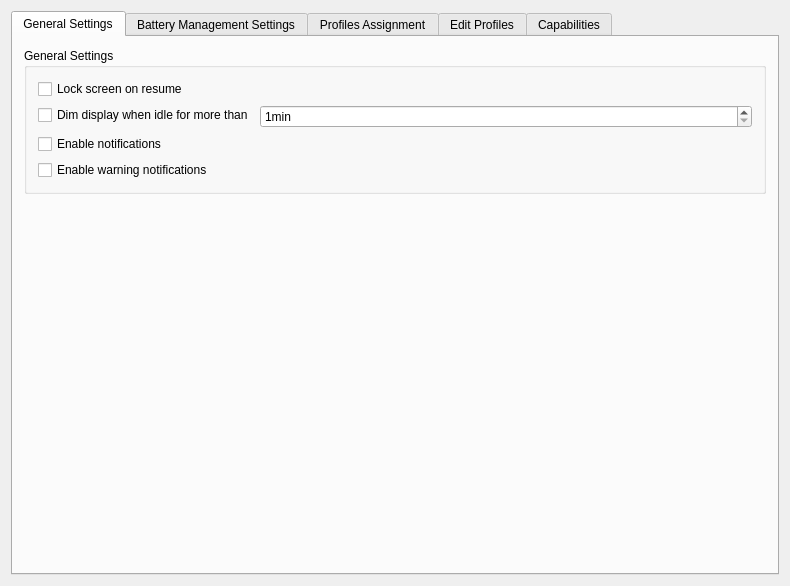
<ui version="4.0" >
 <class>powerDevilConfig</class>
 <widget class="QWidget" name="powerDevilConfig" >
  <property name="geometry" >
   <rect>
    <x>0</x>
    <y>0</y>
    <width>790</width>
    <height>586</height>
   </rect>
  </property>
  <property name="mouseTracking" >
   <bool>true</bool>
  </property>
  <property name="windowTitle" >
   <string>PowerDevil Configuration</string>
  </property>
  <layout class="QVBoxLayout" name="verticalLayout" >
   <item>
    <widget class="KTabWidget" name="ktabwidget" >
     <property name="currentIndex" >
      <number>0</number>
     </property>
     <widget class="QWidget" name="tab_5" >
      <attribute name="title" >
       <string>General Settings</string>
      </attribute>
      <layout class="QVBoxLayout" name="verticalLayout_8" >
       <item>
        <widget class="QGroupBox" name="GeneralSettingsBox" >
         <property name="title" >
          <string>General Settings</string>
         </property>
         <layout class="QFormLayout" name="formLayout_6" >
          <item row="0" column="0" >
           <widget class="QCheckBox" name="lockScreenOnResume" >
            <property name="toolTip" >
             <string>You will be asked for password when resuming from sleep state</string>
            </property>
            <property name="whatsThis" >
             <string/>
            </property>
            <property name="text" >
             <string>Lock screen on resume</string>
            </property>
           </widget>
          </item>
          <item row="1" column="0" >
           <widget class="QCheckBox" name="dimDisplayOnIdle" >
            <property name="toolTip" >
             <string>Automatically dim the display when the system is idle.</string>
            </property>
            <property name="text" >
             <string>Dim display when idle for more than</string>
            </property>
           </widget>
          </item>
          <item row="2" column="0" >
           <widget class="QCheckBox" name="notificationsBox" >
            <property name="text" >
             <string>Enable notifications</string>
            </property>
           </widget>
          </item>
          <item row="3" column="0" >
           <widget class="QCheckBox" name="warningNotificationsBox" >
            <property name="text" >
             <string>Enable warning notifications</string>
            </property>
           </widget>
          </item>
          <item row="1" column="1" >
           <widget class="KIntSpinBox" name="dimOnIdleTime" >
            <property name="minimumSize" >
             <size>
              <width>150</width>
              <height>0</height>
             </size>
            </property>
            <property name="suffix" >
             <string comment="Minutes" >min</string>
            </property>
            <property name="minimum" >
             <number>1</number>
            </property>
            <property name="maximum" >
             <number>280</number>
            </property>
           </widget>
          </item>
         </layout>
        </widget>
       </item>
       <item>
        <spacer name="verticalSpacer_4" >
         <property name="orientation" >
          <enum>Qt::Vertical</enum>
         </property>
         <property name="sizeHint" stdset="0" >
          <size>
           <width>20</width>
           <height>235</height>
          </size>
         </property>
        </spacer>
       </item>
      </layout>
     </widget>
     <widget class="QWidget" name="tab_6" >
      <attribute name="title" >
       <string>Battery Management Settings</string>
      </attribute>
      <layout class="QVBoxLayout" name="verticalLayout_9" >
       <item>
        <widget class="QGroupBox" name="groupBox" >
         <property name="title" >
          <string>Battery Levels</string>
         </property>
         <layout class="QFormLayout" name="formLayout_2" >
          <property name="fieldGrowthPolicy" >
           <enum>QFormLayout::AllNonFixedFieldsGrow</enum>
          </property>
          <item row="0" column="0" >
           <widget class="QLabel" name="label_3" >
            <property name="text" >
             <string>Battery is at low level at</string>
            </property>
           </widget>
          </item>
          <item row="0" column="1" >
           <widget class="KIntSpinBox" name="lowSpin" >
            <property name="suffix" >
             <string>%</string>
            </property>
            <property name="maximum" >
             <number>100</number>
            </property>
           </widget>
          </item>
          <item row="1" column="0" >
           <widget class="QLabel" name="label_4" >
            <property name="text" >
             <string>Battery is at warning level at</string>
            </property>
           </widget>
          </item>
          <item row="1" column="1" >
           <widget class="KIntSpinBox" name="warningSpin" >
            <property name="suffix" >
             <string>%</string>
            </property>
            <property name="maximum" >
             <number>100</number>
            </property>
           </widget>
          </item>
          <item row="2" column="0" >
           <widget class="QLabel" name="label_5" >
            <property name="text" >
             <string>Battery is at critical level at</string>
            </property>
           </widget>
          </item>
          <item row="2" column="1" >
           <widget class="KIntSpinBox" name="criticalSpin" >
            <property name="suffix" >
             <string>%</string>
            </property>
            <property name="maximum" >
             <number>100</number>
            </property>
           </widget>
          </item>
         </layout>
        </widget>
       </item>
       <item>
        <widget class="QGroupBox" name="groupBox_3" >
         <property name="title" >
          <string>Battery Actions</string>
         </property>
         <layout class="QFormLayout" name="formLayout_3" >
          <item row="0" column="0" >
           <widget class="QLabel" name="BatteryCriticalLabel" >
            <property name="text" >
             <string>When battery remaining is critical</string>
            </property>
            <property name="wordWrap" >
             <bool>false</bool>
            </property>
            <property name="buddy" >
             <cstring>BatteryCriticalCombo</cstring>
            </property>
           </widget>
          </item>
          <item row="0" column="1" >
           <widget class="KComboBox" name="BatteryCriticalCombo" />
          </item>
         </layout>
        </widget>
       </item>
       <item>
        <spacer name="verticalSpacer_5" >
         <property name="orientation" >
          <enum>Qt::Vertical</enum>
         </property>
         <property name="sizeHint" stdset="0" >
          <size>
           <width>20</width>
           <height>188</height>
          </size>
         </property>
        </spacer>
       </item>
      </layout>
     </widget>
     <widget class="QWidget" name="tab_7" >
      <attribute name="title" >
       <string>Profiles Assignment</string>
      </attribute>
      <layout class="QVBoxLayout" name="verticalLayout_10" >
       <item>
        <widget class="QGroupBox" name="groupBox_4" >
         <property name="title" >
          <string>Profiles</string>
         </property>
         <layout class="QFormLayout" name="formLayout_4" >
          <item row="0" column="0" >
           <widget class="QLabel" name="label" >
            <property name="text" >
             <string>When AC Adaptor is plugged in</string>
            </property>
           </widget>
          </item>
          <item row="0" column="1" >
           <widget class="KComboBox" name="acProfile" />
          </item>
          <item row="1" column="0" >
           <widget class="QLabel" name="label_2" >
            <property name="text" >
             <string>When on battery Power</string>
            </property>
           </widget>
          </item>
          <item row="1" column="1" >
           <widget class="KComboBox" name="batteryProfile" />
          </item>
          <item row="2" column="0" >
           <widget class="QLabel" name="label_8" >
            <property name="text" >
             <string>When battery is at low level</string>
            </property>
           </widget>
          </item>
          <item row="2" column="1" >
           <widget class="KComboBox" name="lowProfile" />
          </item>
          <item row="3" column="0" >
           <widget class="QLabel" name="label_9" >
            <property name="text" >
             <string>When battery is at warning level</string>
            </property>
           </widget>
          </item>
          <item row="3" column="1" >
           <widget class="KComboBox" name="warningProfile" />
          </item>
         </layout>
        </widget>
       </item>
       <item>
        <spacer name="verticalSpacer_2" >
         <property name="orientation" >
          <enum>Qt::Vertical</enum>
         </property>
         <property name="sizeHint" stdset="0" >
          <size>
           <width>20</width>
           <height>236</height>
          </size>
         </property>
        </spacer>
       </item>
      </layout>
     </widget>
     <widget class="QWidget" name="tab_8" >
      <attribute name="title" >
       <string>Edit Profiles</string>
      </attribute>
      <layout class="QVBoxLayout" name="verticalLayout_4" >
       <item>
        <widget class="QGroupBox" name="groupBox_6" >
         <property name="title" >
          <string>Profile Management</string>
         </property>
         <layout class="QVBoxLayout" name="verticalLayout_3" >
          <item>
           <layout class="QHBoxLayout" name="horizontalLayout_6" >
            <item>
             <layout class="QVBoxLayout" name="verticalLayout_5" >
              <item>
               <widget class="KListWidget" name="profilesList" >
                <property name="maximumSize" >
                 <size>
                  <width>370</width>
                  <height>16777215</height>
                 </size>
                </property>
               </widget>
              </item>
              <item>
               <layout class="QVBoxLayout" name="verticalLayout_6" >
                <item>
                 <layout class="QHBoxLayout" name="horizontalLayout" >
                  <item>
                   <widget class="KPushButton" name="deleteProfile" >
                    <property name="text" >
                     <string>Delete Profile</string>
                    </property>
                   </widget>
                  </item>
                  <item>
                   <widget class="KPushButton" name="newProfile" >
                    <property name="text" >
                     <string>New Profile</string>
                    </property>
                   </widget>
                  </item>
                 </layout>
                </item>
                <item>
                 <widget class="Line" name="line_6" >
                  <property name="orientation" >
                   <enum>Qt::Horizontal</enum>
                  </property>
                 </widget>
                </item>
                <item>
                 <layout class="QHBoxLayout" name="horizontalLayout_2" >
                  <item>
                   <widget class="KPushButton" name="importButton" >
                    <property name="toolTip" >
                     <string/>
                    </property>
                    <property name="whatsThis" >
                     <string>Import profiles from a file</string>
                    </property>
                    <property name="text" >
                     <string>Import Profiles</string>
                    </property>
                   </widget>
                  </item>
                  <item>
                   <spacer name="horizontalSpacer" >
                    <property name="orientation" >
                     <enum>Qt::Horizontal</enum>
                    </property>
                    <property name="sizeHint" stdset="0" >
                     <size>
                      <width>40</width>
                      <height>20</height>
                     </size>
                    </property>
                   </spacer>
                  </item>
                  <item>
                   <widget class="KPushButton" name="exportButton" >
                    <property name="toolTip" >
                     <string/>
                    </property>
                    <property name="whatsThis" >
                     <string>Export your profiles to a file</string>
                    </property>
                    <property name="text" >
                     <string>Export Profiles</string>
                    </property>
                   </widget>
                  </item>
                 </layout>
                </item>
               </layout>
              </item>
             </layout>
            </item>
            <item>
             <layout class="QVBoxLayout" name="verticalLayout_2" >
              <item>
               <widget class="QGroupBox" name="groupBox_2" >
                <property name="title" >
                 <string>Basic options</string>
                </property>
                <layout class="QFormLayout" name="formLayout" >
                 <item row="0" column="0" >
                  <widget class="QLabel" name="PoweredBrightnessLabel_2" >
                   <property name="toolTip" >
                    <string>With this slider you can set the brightness when the system is plugged into the socket outlet</string>
                   </property>
                   <property name="text" >
                    <string>Brightness</string>
                   </property>
                   <property name="wordWrap" >
                    <bool>false</bool>
                   </property>
                  </widget>
                 </item>
                 <item row="0" column="1" >
                  <widget class="QSlider" name="brightnessSlider" >
                   <property name="mouseTracking" >
                    <bool>true</bool>
                   </property>
                   <property name="acceptDrops" >
                    <bool>true</bool>
                   </property>
                   <property name="whatsThis" >
                    <string/>
                   </property>
                   <property name="maximum" >
                    <number>100</number>
                   </property>
                   <property name="singleStep" >
                    <number>1</number>
                   </property>
                   <property name="pageStep" >
                    <number>1</number>
                   </property>
                   <property name="orientation" >
                    <enum>Qt::Horizontal</enum>
                   </property>
                   <property name="tickInterval" >
                    <number>0</number>
                   </property>
                  </widget>
                 </item>
                 <item row="1" column="0" >
                  <widget class="QCheckBox" name="offDisplayWhenIdle" >
                   <property name="toolTip" >
                    <string>Automatically turn off the display if idle for more than the set value.</string>
                   </property>
                   <property name="text" >
                    <string>Turn off display if idle for more than</string>
                   </property>
                  </widget>
                 </item>
                 <item row="1" column="1" >
                  <widget class="QSpinBox" name="displayIdleTime" >
                   <property name="toolTip" >
                    <string>Idle time after which the monitor should turn off</string>
                   </property>
                   <property name="suffix" >
                    <string> min</string>
                   </property>
                   <property name="minimum" >
                    <number>1</number>
                   </property>
                   <property name="maximum" >
                    <number>280</number>
                   </property>
                  </widget>
                 </item>
                 <item row="2" column="0" >
                  <widget class="QLabel" name="PoweredIdleLabel_2" >
                   <property name="toolTip" >
                    <string/>
                   </property>
                   <property name="whatsThis" >
                    <string>To prevent data loss or other damage, you can have the system suspend or hibernate, so you do not run accidentally out of battery power. Configure the number of minutes below which the machine will run the configured action.</string>
                   </property>
                   <property name="text" >
                    <string>When the system is idle for more than</string>
                   </property>
                   <property name="wordWrap" >
                    <bool>false</bool>
                   </property>
                   <property name="buddy" >
                    <cstring>idleTime</cstring>
                   </property>
                  </widget>
                 </item>
                 <item row="2" column="1" >
                  <layout class="QHBoxLayout" name="horizontalLayout_4" >
                   <item>
                    <widget class="QSpinBox" name="idleTime" >
                     <property name="whatsThis" >
                      <string>To prevent data loss or other damage, you can have the system suspend or hibernate, so you do not run accidentally out of battery power. Configure the number of minutes below which the machine will run the configured action.</string>
                     </property>
                     <property name="suffix" >
                      <string> min</string>
                     </property>
                     <property name="prefix" >
                      <string/>
                     </property>
                     <property name="minimum" >
                      <number>1</number>
                     </property>
                     <property name="maximum" >
                      <number>280</number>
                     </property>
                    </widget>
                   </item>
                   <item>
                    <widget class="KComboBox" name="idleCombo" >
                     <property name="whatsThis" >
                      <string>To prevent data loss or other damage, you can have the system suspend or hibernate, so you do not run accidentally out of battery power. Configure the number of minutes below which the machine will run the configured action.</string>
                     </property>
                    </widget>
                   </item>
                  </layout>
                 </item>
                 <item row="3" column="0" >
                  <widget class="QLabel" name="label_7" >
                   <property name="toolTip" >
                    <string/>
                   </property>
                   <property name="text" >
                    <string>When Laptop Lid Closed</string>
                   </property>
                  </widget>
                 </item>
                 <item row="3" column="1" >
                  <widget class="KComboBox" name="laptopClosedCombo" >
                   <property name="whatsThis" >
                    <string>This action will be performed when the laptop lid gets closed</string>
                   </property>
                  </widget>
                 </item>
                </layout>
               </widget>
              </item>
              <item>
               <widget class="QGroupBox" name="groupBox_7" >
                <property name="title" >
                 <string>Advanced Options</string>
                </property>
                <layout class="QFormLayout" name="formLayout_5" >
                 <item row="0" column="0" >
                  <widget class="QLabel" name="label_12" >
                   <property name="text" >
                    <string>Turn off the following CPU(s)</string>
                   </property>
                  </widget>
                 </item>
                 <item row="1" column="0" >
                  <layout class="QHBoxLayout" name="CPUListLayout" />
                 </item>
                 <item row="2" column="0" >
                  <widget class="Line" name="line" >
                   <property name="orientation" >
                    <enum>Qt::Horizontal</enum>
                   </property>
                  </widget>
                 </item>
                 <item row="4" column="0" >
                  <widget class="QLabel" name="PoweredFreqLabel_2" >
                   <property name="toolTip" >
                    <string/>
                   </property>
                   <property name="whatsThis" >
                    <string>CPU Behaviour strongly impacts on your system performance and on your battery's life. Here you can choose the policy best suitable for this profile</string>
                   </property>
                   <property name="text" >
                    <string>CPU frequency scaling policy</string>
                   </property>
                   <property name="wordWrap" >
                    <bool>false</bool>
                   </property>
                   <property name="buddy" >
                    <cstring>freqCombo</cstring>
                   </property>
                  </widget>
                 </item>
                 <item row="4" column="1" >
                  <widget class="KComboBox" name="freqCombo" >
                   <property name="whatsThis" >
                    <string>CPU Behaviour strongly impacts on your system performance and on your battery's life. Here you can choose the policy best suitable for this profile</string>
                   </property>
                  </widget>
                 </item>
                 <item row="5" column="0" >
                  <widget class="QLabel" name="label_19" >
                   <property name="text" >
                    <string>System powersaving scheme</string>
                   </property>
                  </widget>
                 </item>
                 <item row="5" column="1" >
                  <widget class="KComboBox" name="schemeCombo" />
                 </item>
                 <item row="3" column="0" >
                  <widget class="Line" name="line_4" >
                   <property name="orientation" >
                    <enum>Qt::Horizontal</enum>
                   </property>
                  </widget>
                 </item>
                 <item row="3" column="1" >
                  <widget class="Line" name="line_5" >
                   <property name="orientation" >
                    <enum>Qt::Horizontal</enum>
                   </property>
                  </widget>
                 </item>
                </layout>
               </widget>
              </item>
              <item>
               <layout class="QHBoxLayout" name="horizontalLayout_5" >
                <item>
                 <spacer name="horizontalSpacer" >
                  <property name="orientation" >
                   <enum>Qt::Horizontal</enum>
                  </property>
                  <property name="sizeHint" stdset="0" >
                   <size>
                    <width>40</width>
                    <height>20</height>
                   </size>
                  </property>
                 </spacer>
                </item>
                <item>
                 <widget class="KPushButton" name="resetCurrentProfileButton" >
                  <property name="toolTip" >
                   <string/>
                  </property>
                  <property name="whatsThis" >
                   <string>Undo all the changes to this profile since last saving</string>
                  </property>
                  <property name="text" >
                   <string>Undo Changes</string>
                  </property>
                 </widget>
                </item>
                <item>
                 <widget class="KPushButton" name="saveCurrentProfileButton" >
                  <property name="toolTip" >
                   <string/>
                  </property>
                  <property name="whatsThis" >
                   <string>Save changes to this profile</string>
                  </property>
                  <property name="text" >
                   <string>Save Current Profile</string>
                  </property>
                 </widget>
                </item>
               </layout>
              </item>
             </layout>
            </item>
           </layout>
          </item>
         </layout>
        </widget>
       </item>
      </layout>
     </widget>
     <widget class="QWidget" name="tab_9" >
      <attribute name="title" >
       <string>Capabilities</string>
      </attribute>
      <layout class="QVBoxLayout" name="verticalLayout_12" >
       <item>
        <widget class="QGroupBox" name="groupBox_5" >
         <property name="title" >
          <string>System Capabilities</string>
         </property>
         <layout class="QFormLayout" name="formLayout_7" >
          <property name="horizontalSpacing" >
           <number>10</number>
          </property>
          <item row="0" column="0" >
           <widget class="QLabel" name="label_10" >
            <property name="text" >
             <string>Number of CPU</string>
            </property>
           </widget>
          </item>
          <item row="0" column="1" >
           <widget class="QLabel" name="cpuNumber" >
            <property name="text" >
             <string/>
            </property>
           </widget>
          </item>
          <item row="1" column="0" >
           <widget class="QLabel" name="label_11" >
            <property name="text" >
             <string>Number of Batteries</string>
            </property>
           </widget>
          </item>
          <item row="1" column="1" >
           <widget class="QLabel" name="batteriesNumber" >
            <property name="text" >
             <string/>
            </property>
           </widget>
          </item>
          <item row="2" column="0" >
           <widget class="Line" name="line_2" >
            <property name="orientation" >
             <enum>Qt::Horizontal</enum>
            </property>
           </widget>
          </item>
          <item row="3" column="0" >
           <widget class="QLabel" name="label_14" >
            <property name="text" >
             <string>CPU can be turned Off</string>
            </property>
           </widget>
          </item>
          <item row="3" column="1" >
           <widget class="QLabel" name="isCPUOffSupported" >
            <property name="text" >
             <string/>
            </property>
           </widget>
          </item>
          <item row="4" column="0" >
           <widget class="QLabel" name="label_13" >
            <property name="text" >
             <string>Scheme support</string>
            </property>
           </widget>
          </item>
          <item row="4" column="1" >
           <widget class="QLabel" name="isSchemeSupported" >
            <property name="text" >
             <string/>
            </property>
           </widget>
          </item>
          <item row="5" column="0" >
           <widget class="QLabel" name="label_15" >
            <property name="text" >
             <string>Scaling capability</string>
            </property>
           </widget>
          </item>
          <item row="5" column="1" >
           <widget class="QLabel" name="isScalingSupported" >
            <property name="text" >
             <string/>
            </property>
           </widget>
          </item>
          <item row="6" column="0" >
           <widget class="Line" name="line_3" >
            <property name="orientation" >
             <enum>Qt::Horizontal</enum>
            </property>
           </widget>
          </item>
          <item row="7" column="0" >
           <widget class="QLabel" name="label_16" >
            <property name="text" >
             <string>Supported CPU Policies</string>
            </property>
           </widget>
          </item>
          <item row="7" column="1" >
           <widget class="QLabel" name="supportedPolicies" >
            <property name="text" >
             <string/>
            </property>
            <property name="scaledContents" >
             <bool>true</bool>
            </property>
            <property name="wordWrap" >
             <bool>true</bool>
            </property>
           </widget>
          </item>
          <item row="8" column="0" >
           <widget class="QLabel" name="label_17" >
            <property name="text" >
             <string>Supported suspend methods</string>
            </property>
           </widget>
          </item>
          <item row="8" column="1" >
           <widget class="QLabel" name="supportedMethods" >
            <property name="text" >
             <string/>
            </property>
            <property name="scaledContents" >
             <bool>true</bool>
            </property>
            <property name="wordWrap" >
             <bool>true</bool>
            </property>
           </widget>
          </item>
          <item row="9" column="0" >
           <widget class="QLabel" name="label_18" >
            <property name="text" >
             <string>Supported schemes</string>
            </property>
           </widget>
          </item>
          <item row="9" column="1" >
           <widget class="QLabel" name="supportedSchemes" >
            <property name="text" >
             <string/>
            </property>
           </widget>
          </item>
         </layout>
        </widget>
       </item>
       <item>
        <spacer name="verticalSpacer_3" >
         <property name="orientation" >
          <enum>Qt::Vertical</enum>
         </property>
         <property name="sizeHint" stdset="0" >
          <size>
           <width>20</width>
           <height>162</height>
          </size>
         </property>
        </spacer>
       </item>
      </layout>
     </widget>
    </widget>
   </item>
  </layout>
 </widget>
 <layoutdefault spacing="6" margin="11" />
 <pixmapfunction>qPixmapFromMimeSource</pixmapfunction>
 <customwidgets>
  <customwidget>
   <class>KComboBox</class>
   <extends>QComboBox</extends>
   <header>kcombobox.h</header>
  </customwidget>
  <customwidget>
   <class>KIntSpinBox</class>
   <extends>QSpinBox</extends>
   <header>knuminput.h</header>
  </customwidget>
  <customwidget>
   <class>KListWidget</class>
   <extends>QListWidget</extends>
   <header>klistwidget.h</header>
  </customwidget>
  <customwidget>
   <class>KPushButton</class>
   <extends>QPushButton</extends>
   <header>kpushbutton.h</header>
  </customwidget>
  <customwidget>
   <class>KTabWidget</class>
   <extends>QTabWidget</extends>
   <header>ktabwidget.h</header>
   <container>1</container>
  </customwidget>
 </customwidgets>
 <resources/>
 <connections/>
</ui>
